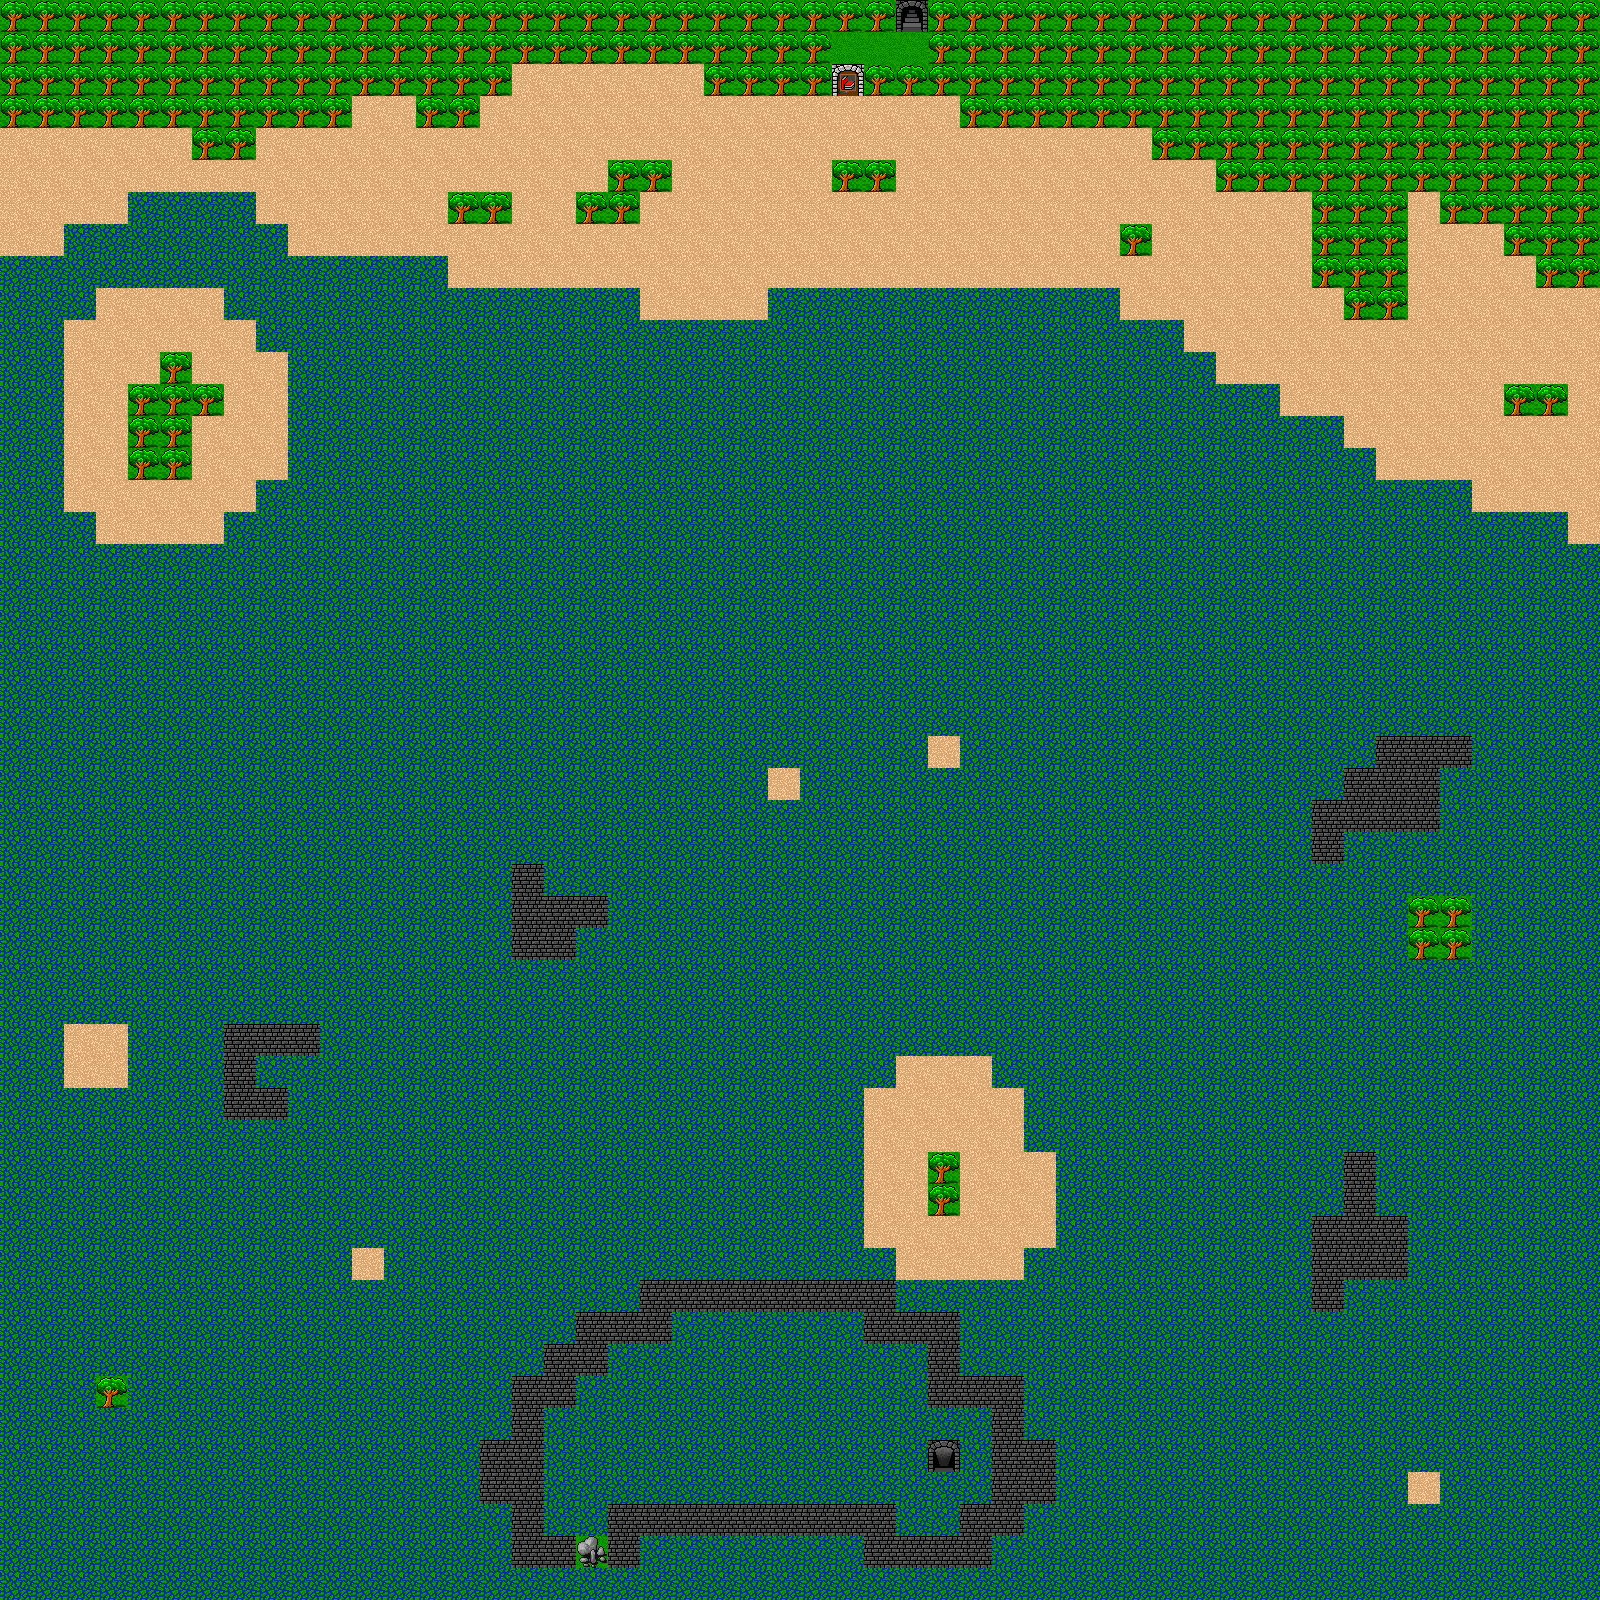

This game map was drawn from its Tiled (.tmx) file and the tilesets committed beside it. A one-line description and the trimmed map source follow:
An orthogonal 50x50 tile map with 32x32 px tiles, 1 tile layer (Terrain), 3 tilesets.

<map version="1.0" orientation="orthogonal" width="50" height="50" tilewidth="32" tileheight="32">
 <tileset firstgid="1" name="dg_dungeon32" tilewidth="32" tileheight="32">
  <image source="gfx/dg_dungeon32.gif" width="288" height="320" />
  <tile id="0">
   <properties>
    <property name="display" value="#" />
    <property name="value" value="&quot;WATER_WALL&quot;" />
   </properties>
  </tile>
 </tileset>
 <tileset firstgid="91" name="dg_features32" tilewidth="32" tileheight="32">
  <image source="gfx/dg_features32.gif" width="288" height="416" />
  <tile id="80">
   <properties>
    <property name="display" value="!" />
   </properties>
  </tile>
  <tile id="83">
   <properties>
    <property name="display" value="&lt;" />
    <property name="value" value="&quot;OLD_FOREST&quot;" />
   </properties>
  </tile>
  <tile id="84">
   <properties>
    <property name="display" value="&gt;" />
    <property name="value" value="&quot;DOWN&quot;" />
   </properties>
  </tile>
 </tileset>
 <tileset firstgid="208" name="dg_grounds32" tilewidth="32" tileheight="32">
  <image source="gfx/dg_grounds32.gif" width="288" height="640" />
  <tile id="9">
   <properties>
    <property name="display" value="-" />
    <property name="value" value="&quot;GRASS&quot;" />
   </properties>
  </tile>
  <tile id="12">
   <properties>
    <property name="display" value="." />
    <property name="value" value="&quot;SAND&quot;" />
   </properties>
  </tile>
  <tile id="24">
   <properties>
    <property name="display" value="~" />
    <property name="value" value="&quot;WATER_FLOOR&quot;" />
   </properties>
  </tile>
  <tile id="54">
   <properties>
    <property name="display" value="T" />
    <property name="value" value="{&quot;TREE&quot;,&quot;TREE2&quot;,&quot;TREE3&quot;,&quot;TREE4&quot;,&quot;TREE5&quot;,&quot;TREE6&quot;,&quot;TREE7&quot;,&quot;TREE8&quot;,&quot;TREE9&quot;,&quot;TREE10&quot;,&quot;TREE11&quot;,&quot;TREE12&quot;,&quot;TREE13&quot;,&quot;TREE14&quot;,&quot;TREE15&quot;,&quot;TREE16&quot;,&quot;TREE17&quot;,&quot;TREE18&quot;,&quot;TREE19&quot;,&quot;TREE20&quot;}" />
   </properties>
  </tile>
  <tile id="168">
   <properties>
    <property name="display" value="*" />
    <property name="value" value="&quot;WATER_DOOR&quot;" />
   </properties>
  </tile>
 </tileset>
 <layer name="Terrain" width="50" height="50">
  <data>[2500 cells, 2500 non-empty, 9 distinct tile ids]</data>
 </layer>
</map>
